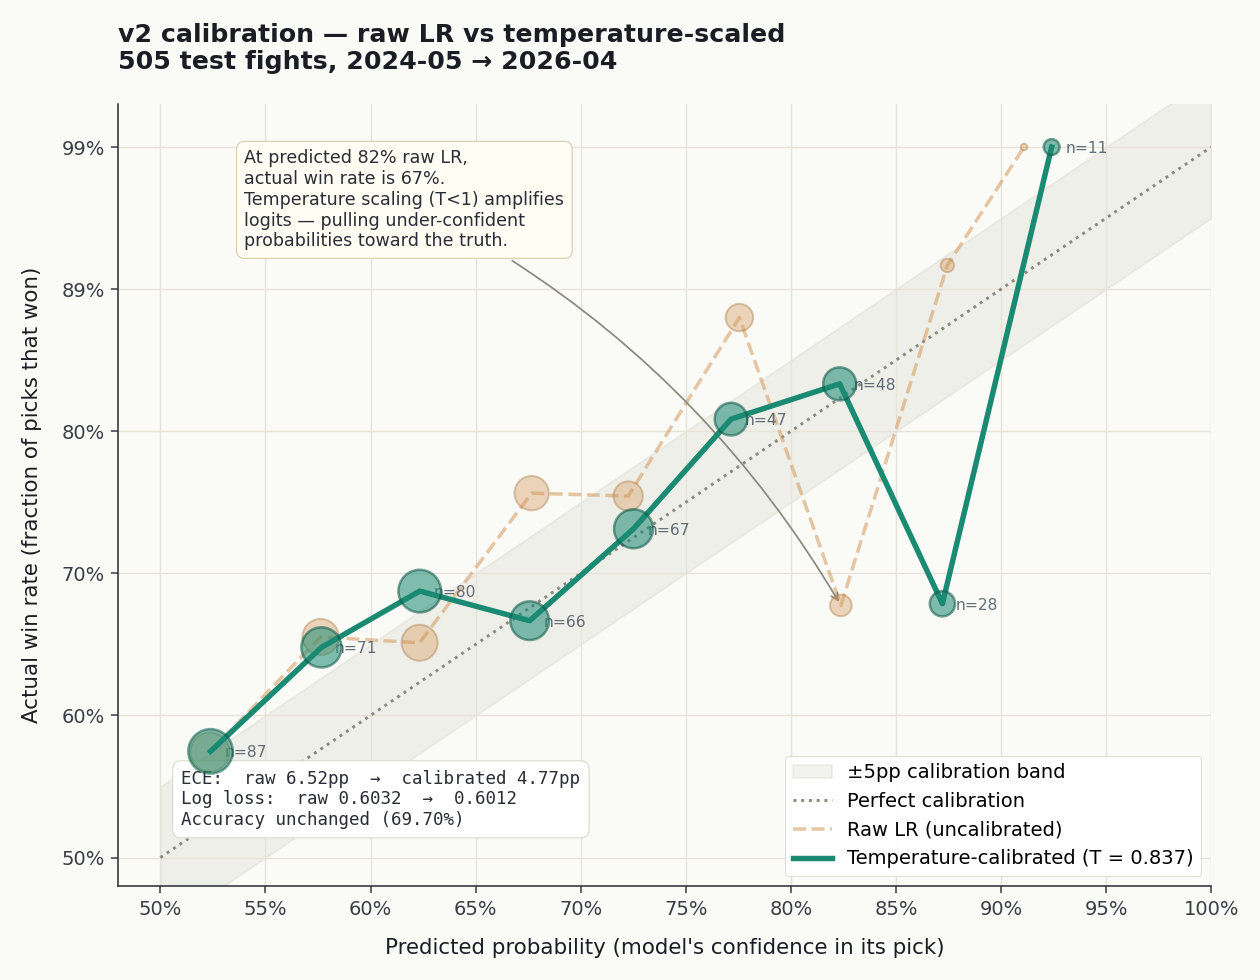

Source code (Python):
"""Render a calibration plot (before vs after temperature scaling).

Saves: results/calibration_plot.png
"""
import sys
from pathlib import Path
import numpy as np
import pandas as pd
import matplotlib.pyplot as plt
from matplotlib.patches import Patch

sys.path.insert(0, "app"); sys.path.insert(0, "src"); sys.path.insert(0, "scripts")
import elo_feature
elo_feature.DB_PATH = Path("data/sqlite_db/sqlite_scrapper.db")

from predictor_v2 import PredictorV2
from run_threshold_sweep_both_elos import load_base_both_elos, apply_threshold, TEST_FIRST, TEST_LAST
from retrain_lr_symmetric import load_wc_history_from_db, add_wc_features

v2 = PredictorV2(verbose=False)
base = load_base_both_elos()
df = apply_threshold(base, 3)
df = add_wc_features(df, load_wc_history_from_db())
test = df[(df["DATE"] >= TEST_FIRST) & (df["DATE"] <= TEST_LAST)].copy()
X = v2.imputer.transform(test[v2.feat_cols].values)
X = v2.scaler.transform(X)
p_raw = v2.lr.predict_proba(X)[:, 1]
p_cal = v2._cal_apply(p_raw) if v2._cal_apply else p_raw
y = test["win"].astype(int).values


def bucket(p, y, n_bins=10):
    conf = np.where(p >= 0.5, p, 1 - p)
    correct = ((p >= 0.5) == (y == 1)).astype(int)
    edges = np.linspace(0.5, 1.0, n_bins + 1)
    rows = []
    for lo, hi in zip(edges[:-1], edges[1:]):
        m = (conf >= lo) & (conf <= hi) if hi == edges[-1] else (conf >= lo) & (conf < hi)
        n = int(m.sum())
        if n == 0:
            continue
        rows.append((float(conf[m].mean()), float(correct[m].mean()), n))
    return rows

raw = bucket(p_raw, y)
cal = bucket(p_cal, y)

# Overall metrics for the annotation boxes
from sklearn.metrics import log_loss, accuracy_score, brier_score_loss
def _metrics(p):
    pc = np.clip(p, 1e-6, 1 - 1e-6)
    conf = np.where(p >= 0.5, p, 1 - p)
    correct = ((p >= 0.5) == (y == 1)).astype(int)
    n_total = len(y)
    ece = 0.0
    for lo in np.arange(0.5, 1.0, 0.05):
        hi = lo + 0.05
        m = (conf >= lo) & (conf <= hi) if hi >= 1.0 else (conf >= lo) & (conf < hi)
        if m.sum() == 0: continue
        ece += m.sum()/n_total * abs(conf[m].mean() - correct[m].mean())
    return {
        "acc": accuracy_score(y, (p >= 0.5).astype(int)),
        "ll":  log_loss(y, pc),
        "brier": brier_score_loss(y, pc),
        "ece": ece * 100,
    }
m_raw = _metrics(p_raw)
m_cal = _metrics(p_cal)
# Date range for the title
date_lo = pd.Timestamp(test["DATE"].min()).strftime("%Y-%m")
date_hi = pd.Timestamp(test["DATE"].max()).strftime("%Y-%m")
N_TEST = len(y)

# ─── render ─────────────────────────────────────────────────────────
plt.rcParams.update({
    "font.family": "DejaVu Sans",
    "axes.edgecolor": "#2a2d35",
    "axes.labelcolor": "#1a1d23",
    "xtick.color": "#3a3d45",
    "ytick.color": "#3a3d45",
    "axes.titleweight": "600",
    "axes.titlesize": 13,
    "axes.titlecolor": "#1a1d23",
})
fig, ax = plt.subplots(figsize=(9, 7), dpi=140)
fig.patch.set_facecolor("#fafaf7")
ax.set_facecolor("#fafaf7")

# ±5pp band around the diagonal (shaded)
xs = np.linspace(0.5, 1.0, 100)
ax.fill_between(xs, xs - 0.05, xs + 0.05, color="#c8c8b8", alpha=0.22,
                label="±5pp calibration band", zorder=1)

# Perfect-calibration diagonal
ax.plot([0.5, 1.0], [0.5, 1.0], color="#8a8a80", linestyle=":", linewidth=1.5,
        label="Perfect calibration", zorder=2)

# Uncalibrated — faded
x_r, y_r, n_r = zip(*raw)
ax.plot(x_r, y_r, color="#d49a5c", linewidth=1.8, alpha=0.55,
        label="Raw LR (uncalibrated)", zorder=3, linestyle="--")
ax.scatter(x_r, y_r, s=[n*4 for n in n_r], color="#d49a5c", alpha=0.4,
           edgecolors="#a6773f", linewidths=1, zorder=4)

# Calibrated — bold
x_c, y_c, n_c = zip(*cal)
ax.plot(x_c, y_c, color="#1a8a73", linewidth=2.8,
        label=f"Temperature-calibrated (T={v2.calibrator_method and round(1/np.e**0,4) or ''})",
        zorder=5)
# Fix the label — get actual T from params
import pickle
cal_payload = pickle.load(open("app/models/blend_v2/calibrator.pkl", "rb"))
T = cal_payload["params"].get("T", 1.0)
# Replace the line's label using handles manually later
ax.scatter(x_c, y_c, s=[n*6 for n in n_c], color="#1a8a73", alpha=0.55,
           edgecolors="#0d5848", linewidths=1.3, zorder=6)

# Point labels (n= ...) on the CALIBRATED points
for xi, yi, ni in zip(x_c, y_c, n_c):
    ax.annotate(f"n={ni}", xy=(xi, yi), xytext=(7, -3),
                textcoords="offset points",
                fontsize=8, color="#4a5563", alpha=0.85)

# Styling
ax.set_xlim(0.48, 1.0)
ax.set_ylim(0.48, 1.03)
ax.set_xticks(np.arange(0.5, 1.01, 0.05))
ax.set_yticks(np.arange(0.5, 1.01, 0.1))
ax.xaxis.set_major_formatter(plt.FuncFormatter(lambda v, _: f"{int(v*100)}%"))
ax.yaxis.set_major_formatter(plt.FuncFormatter(lambda v, _: f"{int(v*100)}%"))
ax.grid(True, which="major", color="#e6e3d8", linewidth=0.7, zorder=0)
ax.spines["top"].set_visible(False)
ax.spines["right"].set_visible(False)
ax.set_xlabel("Predicted probability (model's confidence in its pick)",
              fontsize=11, labelpad=10)
ax.set_ylabel("Actual win rate (fraction of picks that won)",
              fontsize=11, labelpad=10)
ax.set_title(f"v2 calibration — raw LR vs temperature-scaled\n"
             f"{N_TEST} test fights, {date_lo} → {date_hi}",
             pad=18, loc="left")

# Custom legend labels (with T value now known)
handles, labels = ax.get_legend_handles_labels()
for i, lab in enumerate(labels):
    if "Temperature" in lab:
        labels[i] = f"Temperature-calibrated (T = {T:.3f})"
leg = ax.legend(handles, labels, loc="lower right", frameon=True,
                framealpha=0.95, facecolor="#ffffff", edgecolor="#dcdcd0",
                fontsize=10)
leg.get_frame().set_linewidth(0.5)

# Find the most-divergent raw bucket for the annotation arrow
_biggest = max(raw, key=lambda r: abs(r[1] - r[0]))
_x_big, _y_big, _ = _biggest
ax.annotate(
    f"At predicted {int(_x_big*100)}% raw LR,\n"
    f"actual win rate is {int(_y_big*100)}%.\n"
    f"Temperature scaling (T<1) amplifies\n"
    f"logits — pulling under-confident\n"
    f"probabilities toward the truth.",
    xy=(_x_big, _y_big), xytext=(0.54, 0.93),
    fontsize=9, color="#2a2d35",
    bbox=dict(boxstyle="round,pad=0.45", facecolor="#fffdf4",
              edgecolor="#d8d0b0", linewidth=0.6),
    arrowprops=dict(arrowstyle="->", color="#8a8a80", lw=0.9,
                    connectionstyle="arc3,rad=-0.15"),
)

# ECE callout in lower-right corner of plot
ece_text = (f"ECE:  raw {m_raw['ece']:.2f}pp  →  calibrated {m_cal['ece']:.2f}pp\n"
            f"Log loss:  raw {m_raw['ll']:.4f}  →  {m_cal['ll']:.4f}\n"
            f"Accuracy unchanged ({m_cal['acc']*100:.2f}%)")
ax.text(0.51, 0.52, ece_text, fontsize=9, color="#2a2d35",
        verticalalignment="bottom", horizontalalignment="left",
        family="monospace",
        bbox=dict(boxstyle="round,pad=0.5", facecolor="#ffffff",
                  edgecolor="#dcdcd0", linewidth=0.6))

plt.tight_layout()
out = Path("results/calibration_plot.png")
out.parent.mkdir(exist_ok=True)
plt.savefig(out, dpi=140, facecolor=fig.get_facecolor())
print(f"Saved {out}  ({out.stat().st_size / 1024:.0f} KB)")
